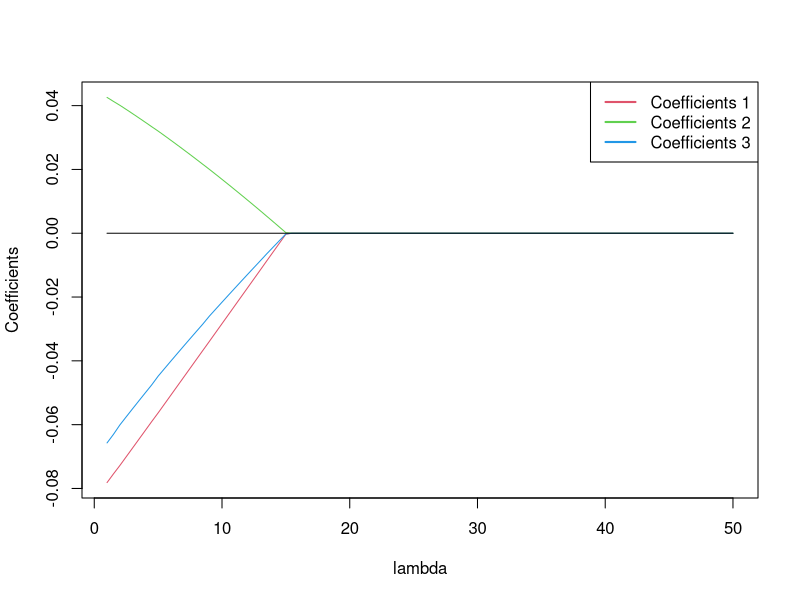
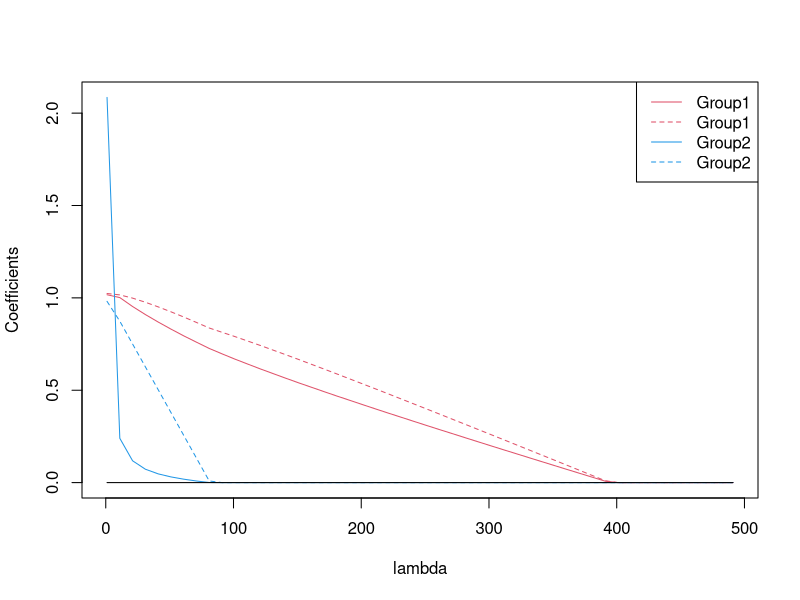
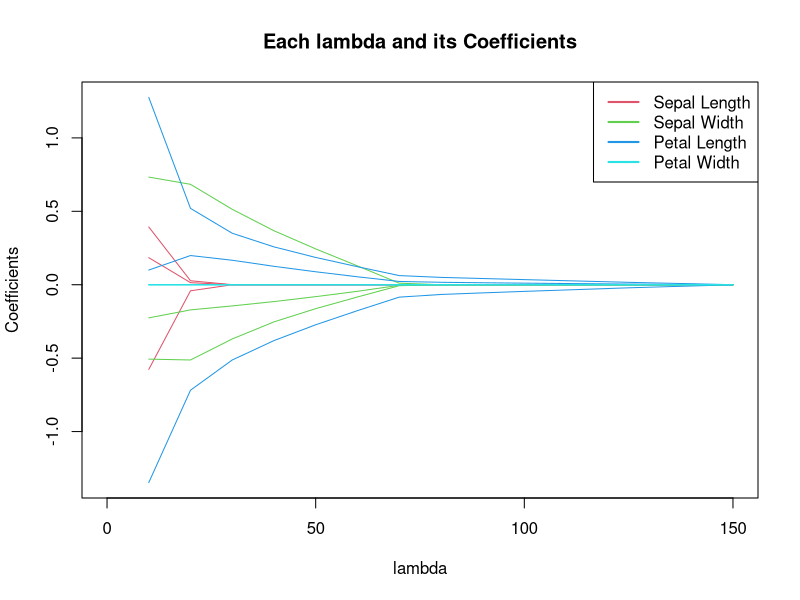
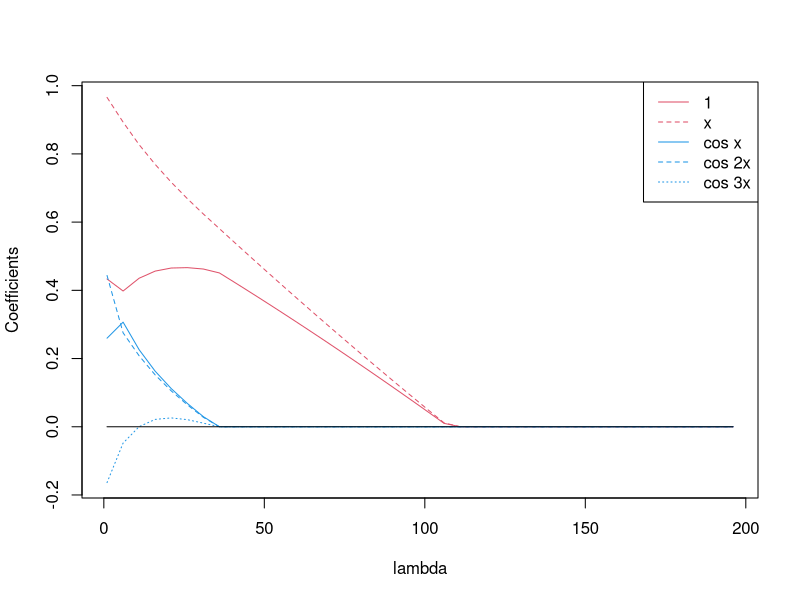
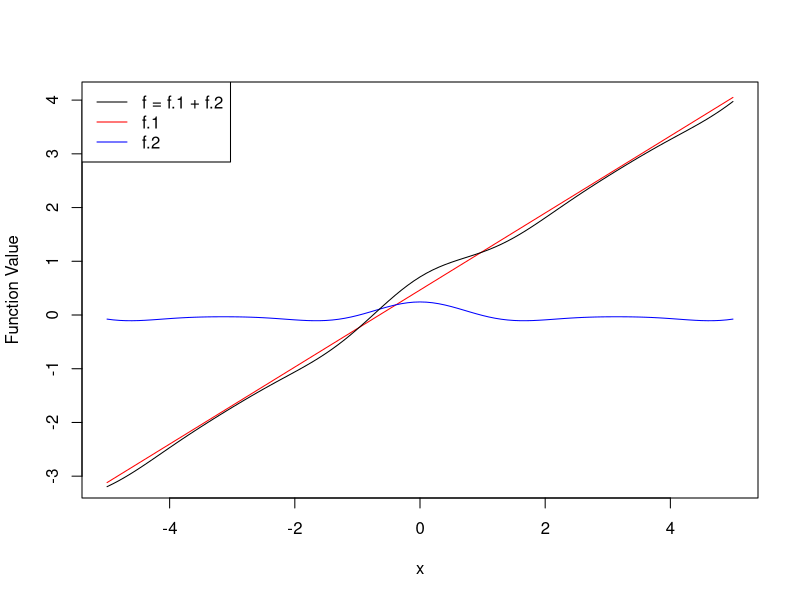

These figures' R source, in order:
## ---- chunk 1
centralize <- function(X, y, standardize = TRUE) {
  X = as.matrix(X)
  n = nrow(X)
  p = ncol(X)
  X.bar = array(dim = p)          ## average of each column in X
  X.sd = array(dim = p)           ## sd of each colum in X
  for (j in 1:p) {
    X.bar[j] = mean(X[, j])
    X[, j] = (X[, j] - X.bar[j])  ## centralization of each column in X
    X.sd[j] = sqrt(var(X[, j]))
    if (standardize == TRUE) 
      X[, j] = X[, j] / X.sd[j]   ## standarization of each column in X
  }
  if (is.matrix(y)) {      ## if y is a matrix
    K = ncol(y)
    y.bar = array(dim = K)        ## average of y
    for (k in 1:K) {
      y.bar[k] = mean(y[, k])
      y[, k] = y[, k] - y.bar[k]  ## centralization of y
    }
  } else {                         ## if y is a vectory
    y.bar = mean(y)
    y = y - y.bar
  }
  return(list(X = X, y = y, X.bar = X.bar, X.sd = X.sd, y.bar = y.bar))
}
## ---- chunk 2
gr = function(X, y, lambda) {
  nu = 1 / max(eigen(t(X) %*% X)$values)
  p = ncol(X)
  beta = rep(1, p); beta.old = rep(0, p)
  while (max(abs(beta - beta.old)) > 0.001) {
    beta.old = beta
    gamma = beta + nu * t(X) %*% (y - X %*% beta)
    beta = max(1 - lambda * nu / norm(gamma, "2"), 0) * gamma
  }
  return(beta)
}
## ---- chunk 3
## Data Generation
n = 100
p = 3
X = matrix(rnorm(n * p), ncol = p); beta = rnorm(p); epsilon = rnorm(n)
y = 0.1 * X %*% beta + epsilon
## Display the Change of Coefficients
lambda = seq(1, 50, 0.5)
m = length(lambda)
beta = matrix(nrow = m, ncol = p)
for (i in 1:m) {
  est = gr(X, y, lambda[i]) 
  for (j in 1:p) beta[i, j] = est[j]
}
y.max = max(beta); y.min = min(beta)
plot(lambda[1]:lambda[m], ylim = c(y.min, y.max),
     xlab = "lambda", ylab = "Coefficients", type = "n")
for (j in 1:p) lines(lambda, beta[, j], col = j + 1)
legend("topright", legend = paste("Coefficients", 1:p), lwd = 2, col = 2:(p + 1))
segments(lambda[1], 0, lambda[m], 0)
## ---- chunk 4
fista = function(X, y, lambda) {
  nu = 1 / max(eigen(t(X) %*% X)$values)
  p = ncol(X)
  alpha = 1
  beta = rep(1, p); beta.old = rep(1, p)
  gamma = beta
  while (max(abs(beta - beta.old)) > 0.001) {
    print(beta)
    beta.old = beta
    w = gamma + nu * t(X) %*% (y - X %*% gamma)
    beta = max(1 - lambda * nu / norm(w, "2"), 0) * w
    alpha.old = alpha
    alpha = (1 + sqrt(1 + 4 * alpha ^ 2)) / 2
    gamma = beta + (alpha.old - 1) / alpha * (beta - beta.old)
  }
  return(beta)
}
## ---- chunk 5
group.lasso = function(z, y, lambda = 0) {
  J = length(z)
  theta = list(); for (j in 1:J) theta[[j]] = rep(0, ncol(z[[j]]))
  for (m in 1:10) {
    for (j in 1:J) {
      r = y; for (k in 1:J) {if (k != j) r = r - z[[k]] %*% theta[[k]]}
      theta[[j]] = gr(z[[j]], r, lambda)  # fista(X, r, lambda) is ok
    }
  }
  return(theta)
}
## ---- chunk 6
## Data Generation
N = 100; J = 2
u = rnorm(n); v = u + rnorm(n)
s = 0.1 * rnorm(n); t = 0.1 * s + rnorm(n); y = u + v + s + t + rnorm(n)
z = list(); z[[1]] = cbind(u, v); z[[2]] = cbind(s, t)  
## Display the coefficients that change with lambda
lambda = seq(1, 500, 10); m = length(lambda); beta = matrix(nrow = m, ncol = 4)
for (i in 1:m) {
  est = group.lasso(z, y, lambda[i])
  beta[i, ] = c(est[[1]][1], est[[1]][2], est[[2]][1], est[[2]][2])
}
y.max = max(beta); y.min = min(beta)
plot(lambda[1]:lambda[m], ylim = c(y.min, y.max),
     xlab = "lambda", ylab = "Coefficients", type = "n")
lines(lambda, beta[, 1], lty = 1, col = 2); lines(lambda, beta[, 2], lty = 2, col = 2)
lines(lambda, beta[, 3], lty = 1, col = 4); lines(lambda, beta[, 4], lty = 2, col = 4)
legend("topright", legend = c("Group1", "Group1", "Group2", "Group2"),
       lwd = 1, lty = c(1, 2), col = c(2, 2, 4, 4))
segments(lambda[1], 0, lambda[m], 0)
## ---- chunk 7
sparse.group.lasso = function(z, y, lambda = 0, alpha = 0) {
  J = length(z)
  theta = list(); for (j in 1:J) theta[[j]] = rep(0, ncol(z[[j]]))
  for (m in 1:10) {
    for (j in 1:J) {
      r = y; for (k in 1:J) {if (k != j) r = r - z[[k]] %*% theta[[k]]}
      theta[[j]] = sparse.gr(z[[j]], r, lambda, alpha)                        ## 
    }
  }
  return(theta)
}

sparse.gr = function(X, y, lambda, alpha = 0) {
  nu = 1 / max(2 * eigen(t(X) %*% X)$values)
  p = ncol(X)
  beta = rnorm(p); beta.old = rnorm(p)
  while (max(abs(beta - beta.old)) > 0.001) {
    beta.old = beta
    gamma = beta + nu * t(X) %*% (y - X %*% beta)
    delta = soft.th(lambda * alpha, gamma)                                    ##
    beta = max(1 - lambda * nu * (1 - alpha) / norm(delta, "2"), 0) * delta   ##
  }
  return(beta)
}
## ---- chunk 8
gr.multi.linear.lasso <- function(X, Y, lambda) {
  n <- nrow(X)
  p <- ncol(X)
  K <- ncol(Y) 
  
  ## centralize： the function centralize was defined in Chapter 1
  res <- centralize(X, Y)
  X <- res$X
  Y <- res$y
  
  ## computing the coefficients
  beta <- matrix(rnorm(p * K), p, K)
  gamma <- matrix(0, p, K)
  while (norm(beta - gamma, "F") / norm(beta, "F") > 10 ^ (-2)) {
    gamma <- beta        ## Store the beta value for comparison
    R <- Y - X %*% beta
    for (j in 1:p) {
      r <- R + as.matrix(X[, j]) %*% t(beta[j, ])
      M <- t(X[, j]) %*% r
      beta[j, ] <- sum(X[, j] ^ 2) ^ (-1) * max(1 - lambda / sqrt(sum(M ^ 2)), 0) * M
      R <- r - as.matrix(X[, j]) %*% t(beta[j, ])
    }
  }
  
  ## Computing the intercept
  for (j in 1:p)
    beta[j, ] <- beta[j, ] / res$X.sd[j]
  beta.0 <- res$y.bar - as.vector(res$X.bar %*% beta)
  return(rbind(beta.0, beta))
}
## ---- chunk 9
gr.multi.lasso = function(X, y, lambda) {
  n = nrow(X); p = ncol(X); K = length(table(y))
  beta = matrix(1, p, K)
  gamma = matrix(0, p, K)
  Y = matrix(0, n, K); for (i in 1:n) Y[i, y[i]] = 1
  while (norm(beta - gamma, "F") > 10 ^ (-4)) {
    gamma = beta
    eta = X %*% beta
    P = exp(eta); for (i in 1:n) P[i, ] = P[i, ] / sum(P[i, ])
    t = 2 * max(P * (1 - P))
    R = (Y - P) / t
    for (j in 1:p) {
      r = R + as.matrix(X[, j]) %*% t(beta[j, ])
      M = t(X[, j]) %*% r
      beta[j, ] = sum(X[, j] ^ 2) ^ (-1) * max(1 - lambda / t / sqrt(sum(M ^ 2)), 0) * M
      R = r - as.matrix(X[, j]) %*% t(beta[j, ])
    }
  }
  return(beta)
}
## ---- chunk 10
df = iris
X = cbind(df[[1]], df[[2]], df[[3]], df[[4]])
y = c(rep(1, 50), rep(2, 50), rep(3, 50))
lambda.seq = c(10, 20, 30, 40, 50, 60, 70, 80, 90, 100, 125, 150)
m = length(lambda.seq); p = ncol(X); K = length(table(y))
alpha = array(dim = c(m, p, K))
for (i in 1:m) {
  res = gr.multi.lasso(X, y, lambda.seq[i])
  for (j in 1:p) {for (k in 1:K) alpha[i, j, k] = res[j, k]}
}
plot(0, xlim = c(0, 150), ylim = c(min(alpha), max(alpha)), type = "n",
     xlab = "lambda", ylab = "Coefficients", main = "Each lambda and its Coefficients")
for (j in 1:p) {for (k in 1:K) lines(lambda.seq, alpha[, j, k], col = j + 1)}
legend("topright", legend = c("Sepal Length", "Sepal Width", "Petal Length", "Petal Width"),
       lwd = 2, col = 2:5)
## ---- chunk 11
## Data Generation
n = 100; J = 2; x = rnorm(n); y = x + cos(x)
z[[1]] = cbind(rep(1, n), x)
z[[2]] = cbind(cos(x), cos(2 * x), cos(3 * x))
## Display the Change of the Coefficients
lambda = seq(1, 200, 5); m = length(lambda); beta = matrix(nrow = m, ncol = 5)
for (i in 1:m) {
  est = group.lasso(z, y, lambda[i])
  beta[i, ] = c(est[[1]][1], est[[1]][2], est[[2]][1], est[[2]][2], est[[2]][3])
}
y.max = max(beta); y.min = min(beta)
plot(lambda[1]:lambda[m], ylim = c(y.min, y.max),
     xlab = "lambda", ylab = "Coefficients", type = "n")
lines(lambda, beta[, 1], lty = 1, col = 2); lines(lambda, beta[, 2], lty = 2, col = 2)
lines(lambda, beta[, 3], lty = 1, col = 4); lines(lambda, beta[, 4], lty = 2, col = 4)
lines(lambda, beta[, 5], lty = 3, col = 4)
legend("topright", legend = c("1", "x", "cos x", "cos 2x", "cos 3x"),
       lwd = 1, lty = c(1, 2, 1, 2, 3), col = c(2, 2, 4, 4, 4))
segments(lambda[1], 0, lambda[m], 0)

i = 5　 # lambda[5] is used
f.1 = function(x) beta[i, 1] + beta[i, 2] * x
f.2 = function(x) beta[i, 3] * cos(x) + beta[i, 4] * cos(2 * x) + beta[i, 5] * cos(3 * x)
f = function(x) f.1(x) + f.2(x)
curve(f.1(x), -5, 5, col = "red", ylab = "Function Value")
curve(f.2(x), -5, 5, col = "blue", add = TRUE)
curve(f(x), -5, 5, add = TRUE)
legend("topleft", legend = c("f = f.1 + f.2", "f.1", "f.2"),
       col = c(1, "red", "blue"), lwd = 1)

